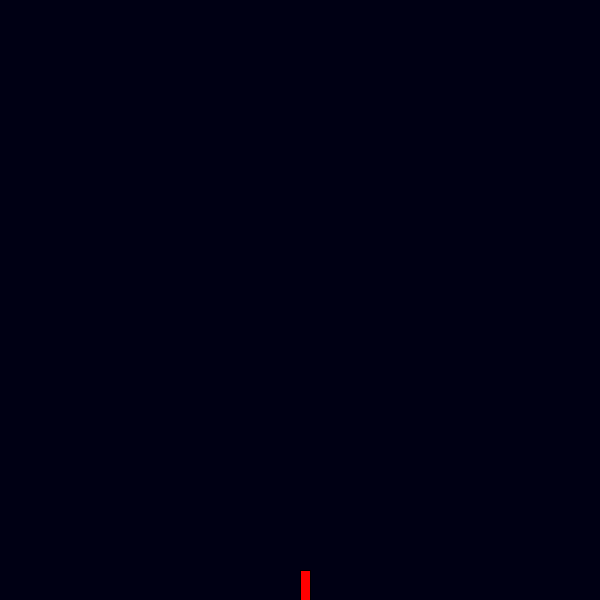
Frame 1 (no input)
Frame 60 (the mouse pressed at the canvas centre just before this capture): identical to frame 1, image omitted
Frame 120 (the mouse held since frame 60 and released just before this capture): identical to frame 1, image omitted

The Processing sketch that drew this single still picture (run headless with seeded random() and noise(); from frame 60 on, the mouse is pressed at the canvas centre):

// Processing sketch: pilot
// ── pilot.pde
Pillot p;

int d =1;
void setup()
{
  size(600,600);
  p = new Pillot();
  
  
}


void draw()
{
  background(0,0,20);
  p.show();
  
  
}

void keyPressed()
{
  if(keyCode == RIGHT)
  {
    p.move(2,0);
  }
    if(keyCode == LEFT)
  {
    p.move(-2,0);
  }
}
// ── pillot.pde
class Pillot
{
  float x;
  float y;
  float h;
  float w;
  Pillot()
  {
    x = 0;
    y = 0;
    w = 10;
    h = 30;
  }
  
  void show()
  {
    fill(255,0,0);
    pushMatrix();
    translate(width/2,height-h);
    rect(x,y,w,h);
    popMatrix();
  }
  void move(float xspeed,float yspeed)
  {
    x += xspeed;
    y += yspeed;
  }
}
